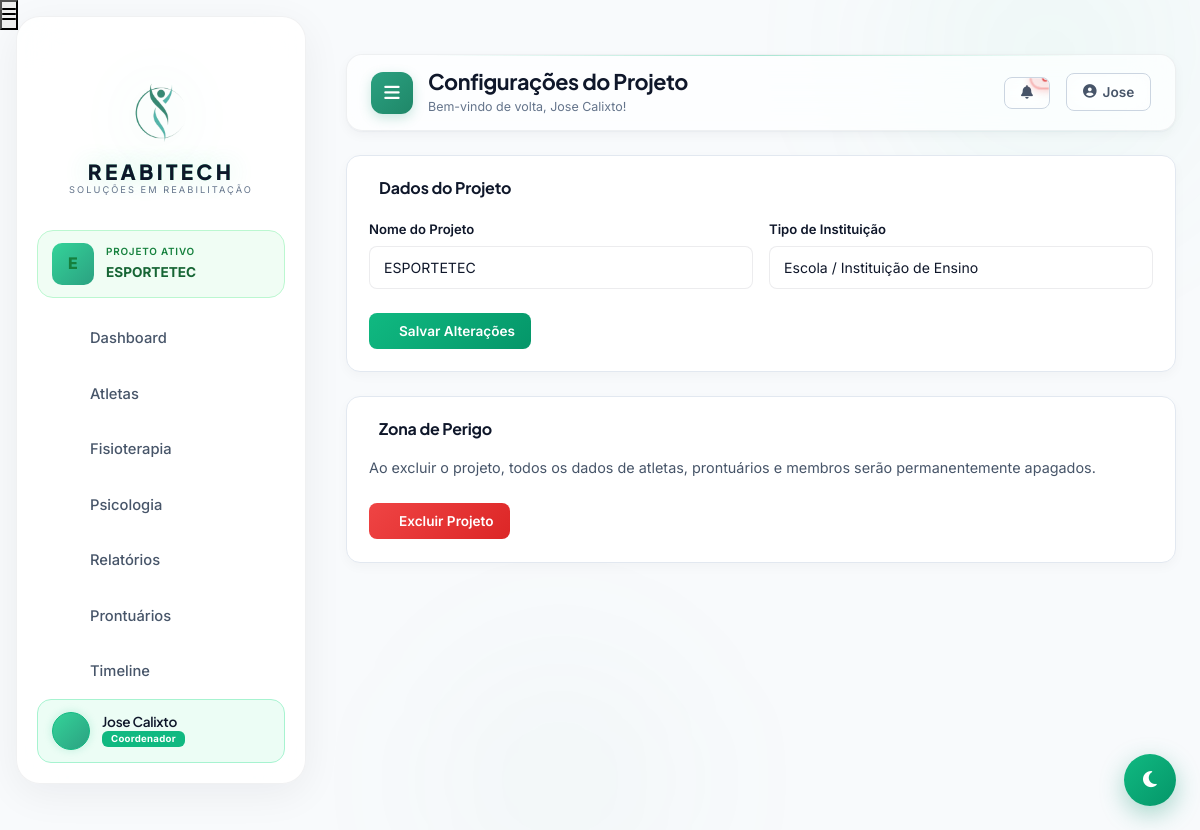
The app's page /dashboard/coordenador/configuracoes/ (signed in) with its own data.
### projetos/models.py (models this page shows, shortened)
class Projeto(models.Model):
    TIPO_CHOICES = [
        ('clinica', 'Clínica de Fisioterapia / Reabilitação'),
        ('escola', 'Escola / Instituição de Ensino'),
        ('time', 'Time / Clube Esportivo'),
        ('academia', 'Academia'),
        ('projeto_social', 'Projeto Social'),
        ('consultorio', 'Consultório Individual'),
        ('outro', 'Outro'),
    ]
    MODULOS_CHOICES = [
        ('fisioterapia', 'Fisioterapia'),
        ('psicologia', 'Psicologia'),
        ('tecnico', 'Análise Técnica'),
    ]
    nome = models.CharField(
        max_length=150,
        verbose_name='Nome do Projeto'
    )
    slug = models.SlugField(
        max_length=160,
        unique=True,
        blank=True,
        default='',
        verbose_name='Slug (URL)'
    )
    tipo = models.CharField(
        max_length=20,
        choices=TIPO_CHOICES,
        default='clinica',
        verbose_name='Tipo'
    )
    descricao = models.TextField(
        blank=True,
        default='',
        verbose_name='Descrição'
    )
    logo = models.ImageField(
        upload_to='projetos/logos/',
        blank=True,
        null=True,
        verbose_name='Logo'
    )
    plano = models.ForeignKey(
        Plano,
        on_delete=models.PROTECT,
        related_name='projetos',
        null=True,
        blank=True,
        verbose_name='Plano Contratado'
    )
    coordenador = models.ForeignKey(
        User,
        on_delete=models.PROTECT,
        related_name='projetos_coordenados',
        verbose_name='Coordenador Responsável'
    )
    modulos_ativos = models.JSONField(
        default=list,
        help_text="Módulos ativos: ['fisioterapia', 'psicologia', 'tecnico']",
        verbose_name='Módulos Ativos'
    )
    publico = models.BooleanField(
        default=False,
        help_text='Aparecer na landing page pública',
        verbose_name='Público'
    )
    ativo = models.BooleanField(
        default=True,
        verbose_name='Ativo'
    )
    criado_em = models.DateTimeField(
        auto_now_add=True,
        null=True,
        verbose_name='Criado em'
    )
    atualizado_em = models.DateTimeField(
        auto_now=True,
        null=True,
        verbose_name='Atualizado em'
    )
    data_expiracao_trial = models.DateTimeField(
        null=True,
        blank=True,
        help_text='Data em que o trial expira (null = sem expiração)',
        verbose_name='Expiração do Trial'
    )
    class Meta:
        ordering = ['-criado_em']
        verbose_name = 'Projeto'
        verbose_name_plural = 'Projetos'

### usuarios/models.py (models this page shows, shortened)
class Perfil(models.Model):
    TIPO_USUARIO = [
        ('coordenador', 'Coordenador'),
        ('tecnico', 'Técnico'),
        ('fisioterapeuta', 'Fisioterapeuta'),
        ('psicologo', 'Psicólogo'),
        ('atleta', 'Atleta'),
    ]
    SEXO_CHOICES = [
        ('masculino', 'Masculino'),
        ('feminino', 'Feminino'),
        ('outro', 'Outro'),
    ]
    usuario = models.OneToOneField(User, on_delete=models.CASCADE, related_name='perfil')
    tipo = models.CharField(max_length=20, choices=TIPO_USUARIO)
    telefone = models.CharField(max_length=15, blank=True)
    foto = models.ImageField(upload_to='perfil_fotos/', null=True, blank=True)
    senha_temporaria = models.BooleanField(default=False)
    data_nascimento = models.DateField(null=True, blank=True)
    sexo = models.CharField(max_length=20, choices=SEXO_CHOICES, blank=True, null=True)

### dashboard/views.py (the view)
# urls.py: path('coordenador/configuracoes/', views.coordenador_configuracoes, name='coordenador_configuracoes'),
@login_required
def coordenador_configuracoes(request):
    from projetos.models import Projeto
    projeto_id = request.session.get('projeto_id')
    projeto_ativo = Projeto.objects.filter(id=projeto_id).first()
    if not projeto_ativo:
        messages.warning(request, 'Nenhum projeto ativo selecionado.')
        return redirect('dashboard:dashboard_coordenador')
    return render(request, 'dashboard/coordenador/configuracoes.html', {'projeto_ativo': projeto_ativo})

### templates/dashboard/coordenador/configuracoes.html (shortened to what this page needs)
{% extends 'base.html' %}
{% block page_title %}Configurações do Projeto{% endblock %}
{% block content %}
<div class="container-fluid p-0">
    <div class="dash-section mb-4">
        <div class="dash-section-head">
            <h5 class="dash-section-title"> Dados do Projeto</h5>
        </div>
        <div class="row g-3">
            <div class="col-md-6">
                <label class="form-label" style="color: var(--text-secondary);">Nome do Projeto</label>
                <input type="text" class="form-control" value="{{ projeto_ativo.nome }}" style="background: var(--bg-secondary); color: var(--text-primary); border-color: var(--border-color);">
            </div>
            <div class="col-md-6">
                <label class="form-label" style="color: var(--text-secondary);">Tipo de Instituição</label>
                <input type="text" class="form-control" value="{{ projeto_ativo.get_tipo_display }}" disabled style="background: var(--bg-tertiary); color: var(--text-tertiary); border-color: var(--border-color);">
            </div>
            <div class="col-12 mt-4">
                <button class="btn btn-primary" style="background: #10b981; border: none;"> Salvar Alterações</button>
            </div>
        </div>
    </div>
    <div class="dash-section" style="border-color: rgba(239, 68, 68, 0.3); background: rgba(239, 68, 68, 0.05);">
        <div class="dash-section-head">
            <h5 class="dash-section-title" style="color: #ef4444;"> Zona de Perigo</h5>
        </div>
        <p style="color: var(--text-secondary); font-size: 0.9rem;">Ao excluir o projeto, todos os dados de atletas, prontuários e membros serão permanentemente apagados.</p>
        <button class="btn btn-danger mt-2" onclick="alert('Ação bloqueada para segurança. Entre em contato com o suporte.')"> Excluir Projeto</button>
    </div>
</div>
{% endblock %}

### templates/base.html (shortened to what this page needs)
{% load static %}
<!DOCTYPE html>
<html lang="pt-br" data-theme="light" style="background-color: #0b1120;">
<head>
    <link href="https://cdn.jsdelivr.net/npm/bootstrap@5.1.3/dist/css/bootstrap.min.css" rel="stylesheet">
    <link rel="stylesheet" href="https://cdnjs.cloudflare.com/ajax/libs/font-awesome/6.5.0/css/all.min.css">
    <link rel="stylesheet" href="https://unpkg.com/@phosphor-icons/web@2.1.1/src/regular/style.css">
    <link rel="stylesheet" href="https://unpkg.com/@phosphor-icons/web@2.1.1/src/fill/style.css">
    <link href="https://unpkg.com/aos@2.3.1/dist/aos.css" rel="stylesheet">
    <link rel="stylesheet" href="{% static 'css/design-system.css' %}">
    <link rel="stylesheet" href="{% static 'css/theme.css' %}">
    <link rel="stylesheet" href="{% static 'css/internal-effects.css' %}">
    <link rel="stylesheet" href="{% static 'css/style.css' %}">
    <link rel="stylesheet" href="{% static 'css/animations.css' %}">
    <link rel="stylesheet" href="{% static 'css/premium-effects.css' %}">
    <link rel="stylesheet" href="{% static 'css/premium-responsive.css' %}">
    <link rel="stylesheet" href="{% static 'css/premium-pages.css' %}">
    <link rel="stylesheet" href="{% static 'css/premium-glass-3d.css' %}">
    <link rel="stylesheet" href="{% static 'css/glass-sidebar-3d.css' %}">
    <link rel="stylesheet" href="{% static 'css/dark-mode-fixes.css' %}">
    <link rel="stylesheet" href="{% static 'css/splash.css' %}">
    <link rel="stylesheet" href="{% static 'css/custom-premium.css' %}">
<link rel="stylesheet" href="{% static 'css/internal-cyber.css' %}">
<link rel="stylesheet" href="{% static 'css/dash-cyber.css' %}">
<link rel="stylesheet" href="{% static 'css/sidebar-modern.css' %}">
<link rel="stylesheet" href="{% static 'css/atleta-enhancements.css' %}">
    <link rel="stylesheet" href="/static/css/responsive-master.css">
<link rel="stylesheet" href="{% static 'css/global-super-effects.css' %}?v=1.0">
</head>
<body>
<button class="mobile-menu-btn" id="mobileMenuBtn" aria-label="Abrir menu">
    <i class="fas fa-bars"></i>
</button>
    <div class="bg-animated-internal">
        <div class="blob blob-2"></div>
 </div>
{% if user.is_authenticated %}
<div class="sidebar" id="sidebar">
    <div class="sidebar-logo">
        <img src="{% static 'images/logo.png' %}" alt="REABITECH" onerror="this.src='https://via.placeholder.com/140x140?text=REABITECH'" loading="lazy">
        <h3>REABITECH</h3>
        <p>Soluções em Reabilitação</p>
 </div>
    {% if projeto_ativo_global %}
    <div style="padding: 0 12px 16px;">
        <div style="background: rgba(52, 211, 153, 0.15); border: 1px solid rgba(52, 211, 153, 0.25); border-radius: 14px; padding: 12px 14px; display: flex; align-items: center; gap: 12px;">
            {% if projeto_ativo_global.logo %}
            <img src="{{ projeto_ativo_global.logo.url }}" alt="{{ projeto_ativo_global.nome }}" style="width: 42px; height: 42px; object-fit: cover; border-radius: 10px; flex-shrink: 0;" loading="lazy">
            {% else %}
            <div style="width: 42px; height: 42px; border-radius: 10px; background: linear-gradient(135deg, #34d399, #2BA181); display: flex; align-items: center; justify-content: center; color: white; font-weight: 800; font-size: 1rem; flex-shrink: 0;">
                {{ projeto_ativo_global.nome|first|upper }}
            </div>
            {% endif %}
            <div style="min-width: 0; flex: 1;">
                <div style="font-size: 0.62rem; color: rgba(167, 243, 208, 0.7); letter-spacing: 0.08em; text-transform: uppercase; font-weight: 600; margin-bottom: 2px;">
                    Projeto ativo
 </div>
                <div style="font-weight: 700; color: white; font-size: 0.85rem; white-space: nowrap; overflow: hidden; text-overflow: ellipsis;">
                    {{ projeto_ativo_global.nome }}
 </div>
 </div>
 </div>
 </div>
    {% endif %}
        <div class="sidebar-menu" data-lenis-prevent>
        {% if user.perfil.tipo == 'coordenador' %}
        <a href="{% url 'dashboard:dashboard_coordenador' %}" class="sidebar-item {% if request.resolver_match.url_name == 'dashboard_coordenador' %}active{% endif %}"><span>Dashboard</span></a>
        <a href="{% url 'dashboard:coordenador_atletas' %}" class="sidebar-item {% if request.resolver_match.url_name == 'coordenador_atletas' %}active{% endif %}"><span>Atletas</span></a>
        <a href="{% url 'dashboard:coordenador_fisioterapia' %}" class="sidebar-item {% if request.resolver_match.url_name == 'coordenador_fisioterapia' %}active{% endif %}"><span>Fisioterapia</span></a>
        <a href="{% url 'dashboard:coordenador_psicologia' %}" class="sidebar-item {% if request.resolver_match.url_name == 'coordenador_psicologia' %}active{% endif %}"><span>Psicologia</span></a>
        <a href="{% url 'dashboard:coordenador_relatorios' %}" class="sidebar-item {% if request.resolver_match.url_name == 'coordenador_relatorios' %}active{% endif %}"><span>Relatórios</span></a>
        <a href="{% url 'prontuario:lista_prontuarios' %}" class="sidebar-item {% if 'prontuario' in request.path and 'timeline' not in request.path %}active{% endif %}"><span>Prontuários</span></a>
        <a href="{% url 'prontuario:timeline_global' %}" class="sidebar-item {% if 'timeline' in request.path %}active{% endif %}"><span>Timeline</span></a>
        {% endif %}
    </div>
    <div class="sidebar-user">
        {% if user.perfil.foto %}
        <div class="avatar">
            <img alt="" src="{{ user.perfil.foto.url }}" style="width: 100%; height: 100%; object-fit: cover;" loading="lazy">
 </div>
        {% else %}
        <div class="avatar"></div>
        {% endif %}
        <h6>{{ user.get_full_name|default:user.username }}</h6>
        <span class="badge">{{ user.perfil.get_tipo_display }}</span>
 </div>
</div>
{% endif %}
    <div class="main-content {% if not user.is_authenticated %}no-sidebar{% endif %}" id="mainContent">
        {% if user.is_authenticated %}
        <div class="top-navbar">
            <div class="page-title">
                <button class="toggle-btn-integrated d-none d-lg-flex" id="desktopToggleBtn">
                    <i class="fas fa-bars"></i>
 </button>
                <div>
                    <h2>{% block page_title %}Dashboard{% endblock %}</h2>
                    <p>Bem-vindo de volta, {{ user.get_full_name|default:user.username }}!</p>
 </div>
 </div>
            <div class="d-flex align-items-center gap-3">
                <div class="dropdown">
                    <button class="btn btn-outline-custom position-relative dropdown-toggle" type="button" data-bs-toggle="dropdown">
                        <i class="fas fa-bell"></i>
                        {% if total_notificacoes > 0 %}
                        <span class="position-absolute top-0 start-100 translate-middle badge rounded-pill bg-danger" style="font-size: 10px;">
                            {{ total_notificacoes }}
 </span>
                        {% endif %}
 </button>
 </div>
                <div class="dropdown">
                    <button class="btn btn-outline-custom dropdown-toggle" type="button" data-bs-toggle="dropdown">
                        <i class="fas fa-user-circle"></i>
                        <span>{{ user.get_short_name|default:user.username|truncatechars:15 }}</span>
 </button>
 </div>
 </div>
 </div>
        {% endif %}
        {% block content %}{% endblock %}
 </div>
    {% if user.is_authenticated %}
    <button class="theme-toggle-global" id="themeToggleGlobal" title="Alternar tema claro/escuro">
 </button>
    {% endif %}
</body>
</html>

### records on screen
Projeto: nome|first "E", nome "ESPORTETEC", tipo "Escola / Instituição de Ensino"

### other values on screen
{{ user.get_full_name|default:user.username }} "Jose Calixto"
{{ user.perfil.get_tipo_display }} "Coordenador"
{{ user.get_short_name|default:user.username|truncatechars:15 }} "Jose"
